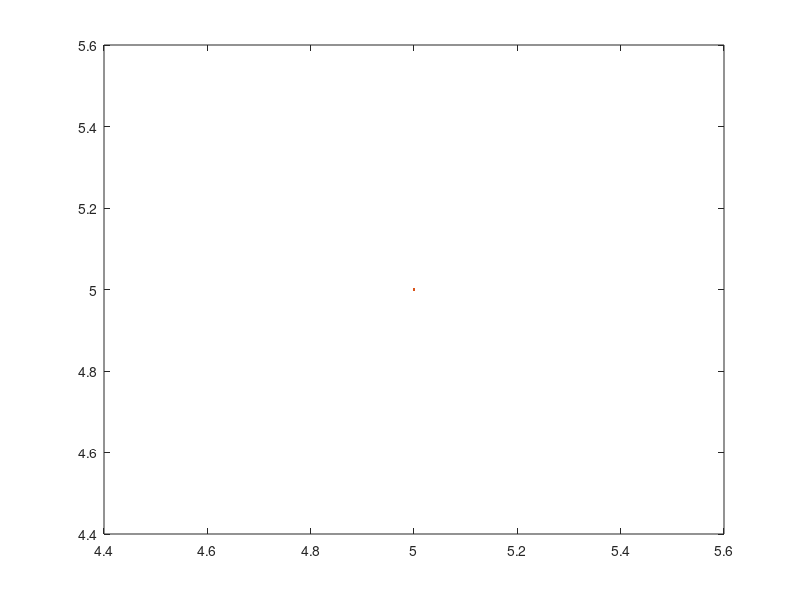

Here is the MATLAB script that generated this plot:
clc
X1 = input('Enter value of X1:\n');
X2 = input('Enter value of X2:\n');
Y1 = input('Enter value of Y1:\n');
Y2 = input('Enter value of Y2:\n');

 Distance =sqrt((X2-X1)^2+(Y2-Y1)^2);
 
 plot(X1,X2,Y1, Y2);